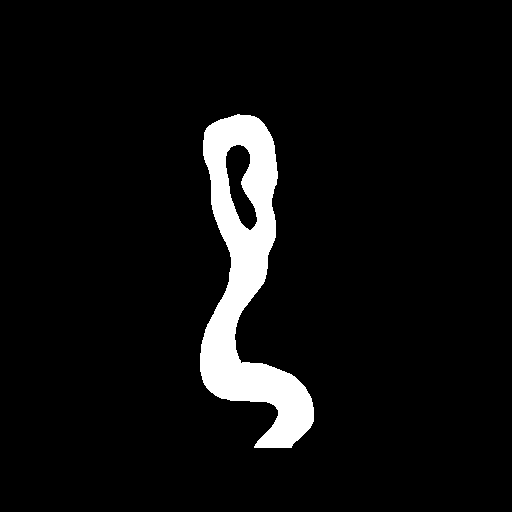
#> input picture p9_det_019_crop_3.tif, 512 x 512 px, found by its file name
$ python limb2.py
#> lines starting #> are read from the running program, lines starting #| are printed output that depends on the picture; after the words box and inside, x2 and y2 are one past the last pixel; in counts of white or black regions, pixels touching at a corner belong together
import cv2
import numpy as np
import matplotlib.pyplot as plt
import pandas as pd
import os

from skimage.morphology import skeletonize
from skimage.measure import label
from scipy.ndimage import convolve, distance_transform_edt
from scipy.signal import savgol_filter

# ============================================================
# 8-이웃 검색 및 끝점 찾기
# ============================================================
# [200 lines left out: functions get_neighbors, find_endpoints, order_component_path, find_limb_valid_range_by_curvature, get_branch_candidate, build_cut_skeleton and 1 more, not called in this run]

# ============================================================
# 메인 함수
# ============================================================
def skeletonize_image(image, CSV_FILE):
#> called with image = 'p9_det_019_crop_3.tif', CSV_FILE = 'capillary_keypoint_final.csv'
    img = cv2.imread(image, cv2.IMREAD_GRAYSCALE)
#> img: shape (512, 512); 6.1% white; 1 white region, box (x1, y1, x2, y2) and area: (200, 114, 314, 448) 15913
    if img is None: return

    binary_image = img > 127
    skeleton = skeletonize(binary_image)
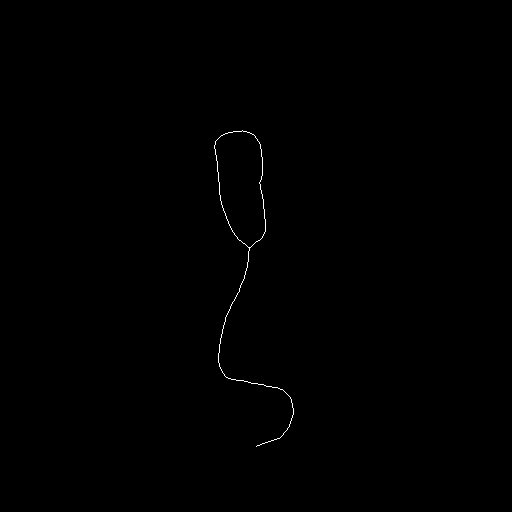
#> skeleton: shape (512, 512) bool; 0.2% white in thin lines or dots, all inside (x1, y1, x2, y2) = (214, 130, 294, 447)

    labeled_full = label(skeleton)
    skeleton = (labeled_full == np.argmax(np.bincount(labeled_full.flat)[1:]) + 1)

#> (the run stopped early here; a loop or call above may not have finished)

$ run again, with p1_det_038.tif copied over p9_det_019_crop_3.tif
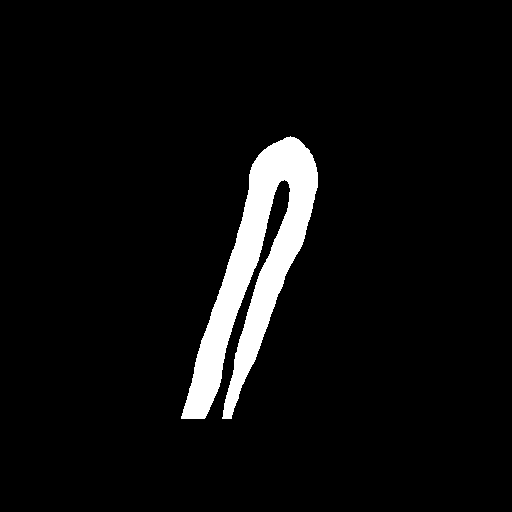
#> input picture p1_det_038.tif, 512 x 512 px, found by its file name
#> img: shape (512, 512); 5.5% white; 1 white region, box (x1, y1, x2, y2) and area: (181, 136, 318, 419) 14292
#> in skeletonize_image, `skeleton = skeletonize(binary_image)`:
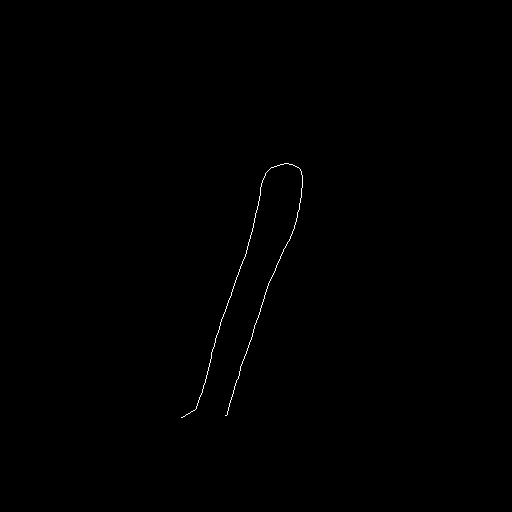
#> skeleton: shape (512, 512) bool; 0.2% white in thin lines or dots, all inside (x1, y1, x2, y2) = (181, 163, 303, 418)
